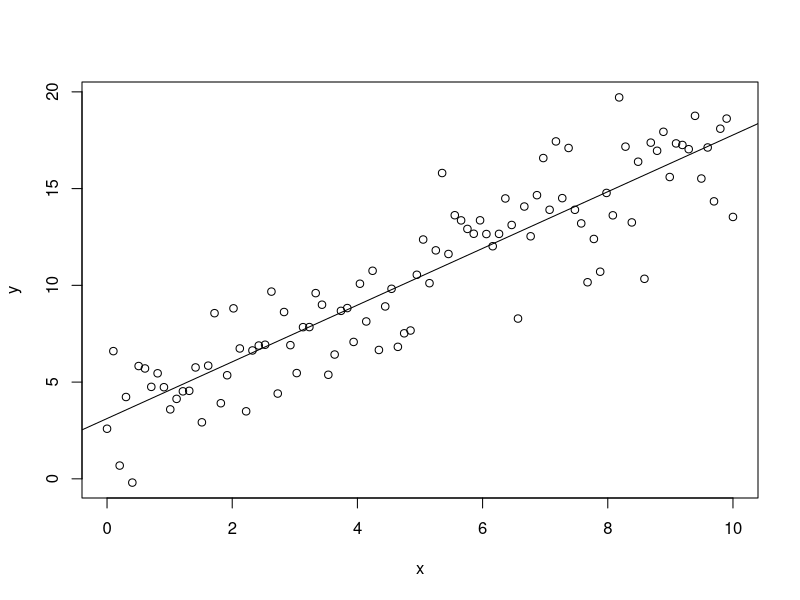
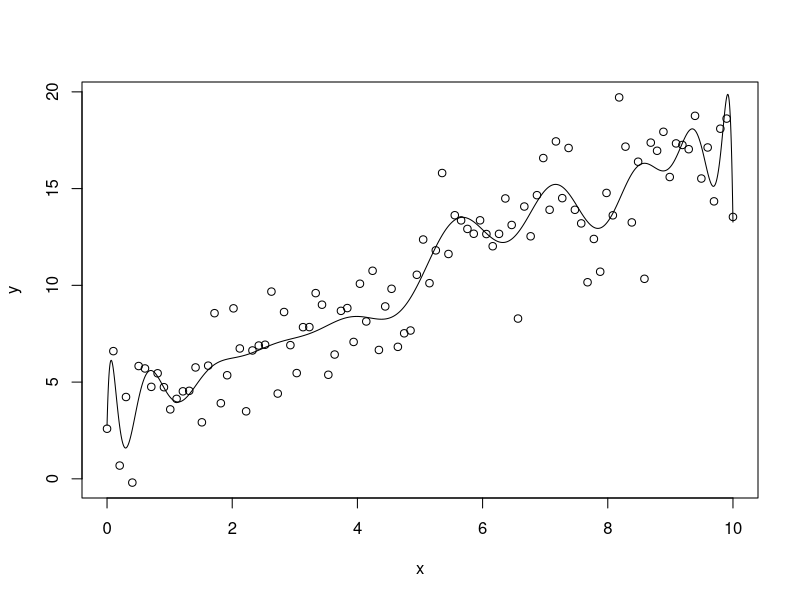
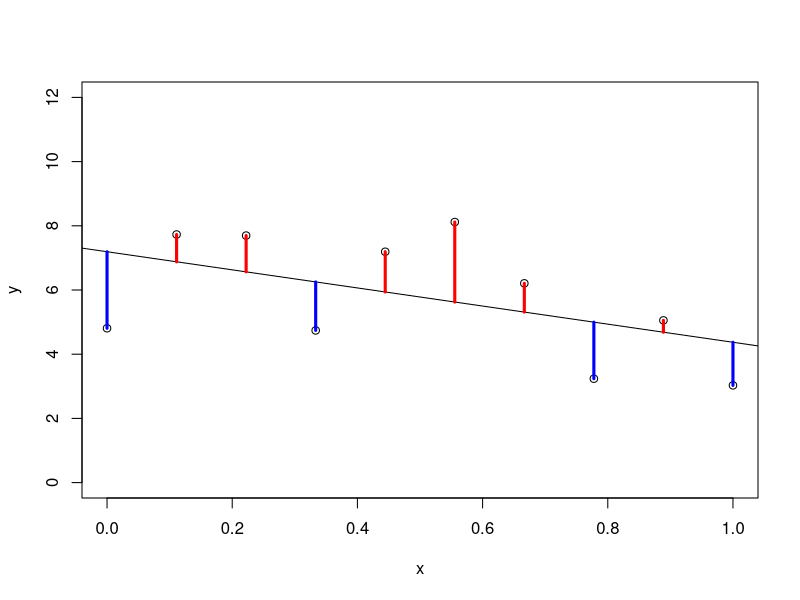
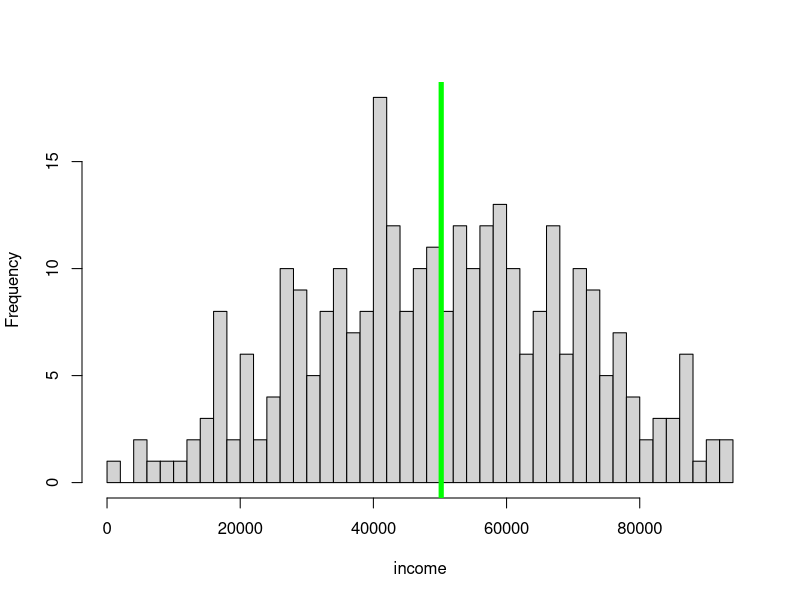
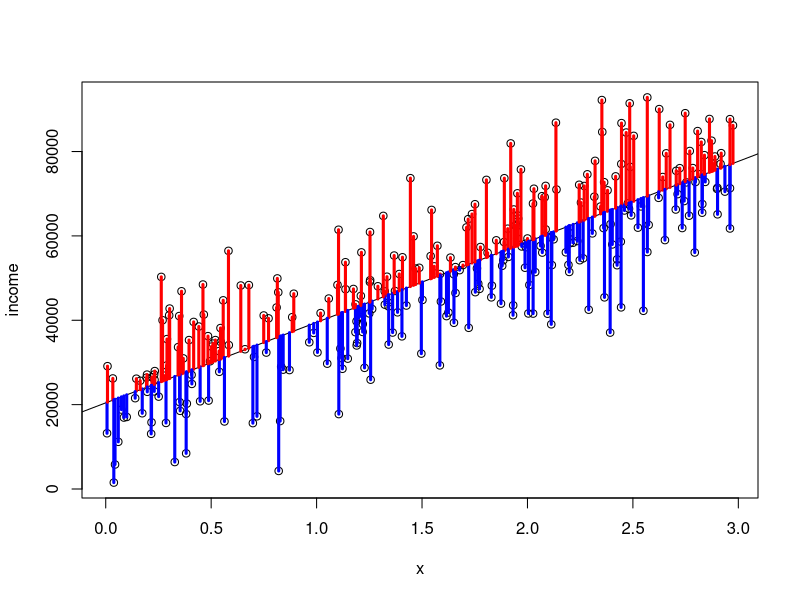
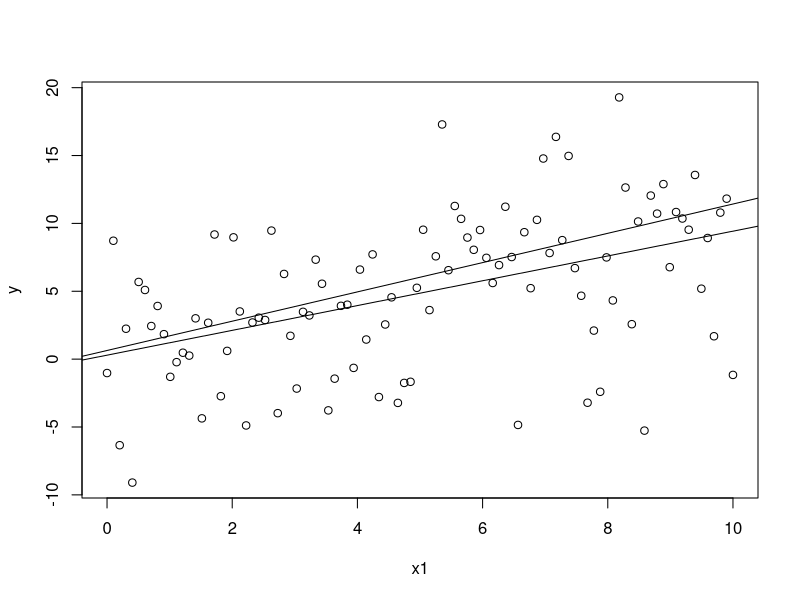
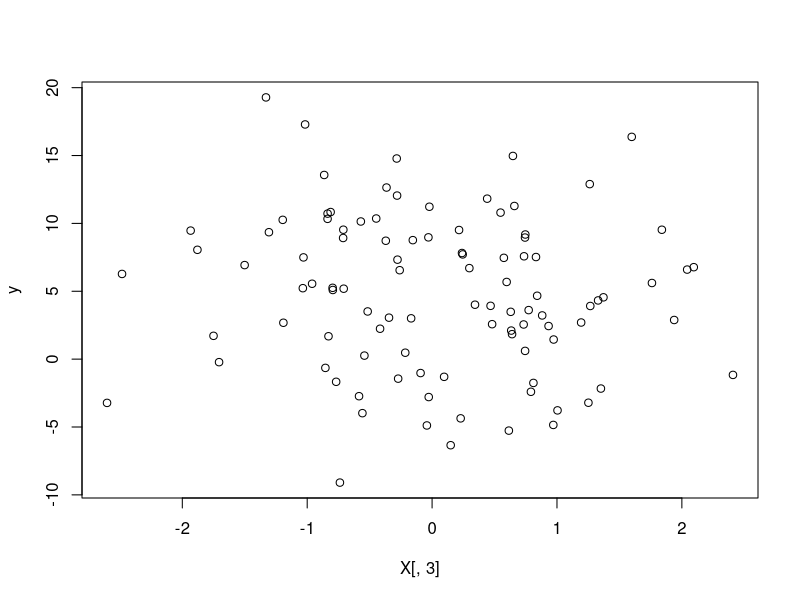

Write the R code that produced these figures, in order.
setwd("C:/Users/Adam/workspace/Wharton_Stat_422_722/lectures/lec01")
library(data.table)
#http://www4.stat.ncsu.edu/~boos/var.select/baseball.html
X = fread("baseball.csv")
X


n = 100
sigma = 2
set.seed(422.722)

x = seq(0, 10, length.out = n)
f_of_x = 3 + 1.5 * x #true... pretend it's hidden
e = rnorm(n, 0, sigma)
y = f_of_x + e
Xy = data.frame(x, y) #make dataframe

#parametric view: assume simple model: the straight line
mod = lm(y ~ ., Xy)
plot(x, y)
abline(mod)

#nonparametric view: allow model to be complex

mod = lm(y ~ poly(x, 20), Xy)
plot(x, y)
xstars = seq(min(x), max(x), length.out = 10000)
yhats = predict(mod, data.frame(x = xstars))
points(xstars, yhats, type = "l")



#example fits
n = 10
sigma = 2
set.seed(401)

x = seq(0, 1, length.out = 10)
y = 5 + 2 * x + rnorm(n, 0, sigma)
plot(x, y, ylim = c(0, 12))
mod = lm(y ~ x)
mod
yhats = predict(mod, data.frame(x = x))
abline(mod)
for (i in 1 : n){
 segments(x[i], y[i], x[i], yhats[i], 
          lwd = 3,
          col = ifelse(y[i] - yhats[i] < 0, "blue", "red")) 
}


#variance before and after
set.seed(422)
n = 300
x = runif(n, 0, 3)
y = pmax(20000 + 20000 * x + rnorm(n, 0, 10000), 0)
hist(y, br = 50, xlab = "income", main = "")
abline(v = mean(y), col = "green", lwd = 5)
mean(y)
es = y - mean(y)
SSE_0 = sum(es^2)
SSE_0

plot(x, y, ylab = "income")
#now fit the linear model
mod = lm(y ~ x)
abline(mod)

##now find yhats
yhats = predict(mod, data.frame(x = x))
#and the es
for (i in 1 : n){
  segments(x[i], y[i], x[i], yhats[i], 
           lwd = 3,
           col = ifelse(y[i] - yhats[i] < 0, "blue", "red")) 
}
es = y - yhats
#now get SSE now
SSE_f = sum(es^2)
SSE_f

SSE_delta = SSE_0 - SSE_f
SSE_delta

#as a proportion of the original, null model
SSE_delta / SSE_0

summary(mod)$r.squared



#####
set.seed(422)
n = 100

sigma = 5
x1 = seq(0, 10, length.out = n)
y = x1 + rnorm(n, 0, sigma)
plot(x1, y)
mod = lm(y ~ x1)
abline(mod)
summary(mod)

set.seed(421)
p = 100
Xjunk = matrix(rnorm(n*p), nrow = n)
X = cbind(x1, Xjunk)

mod = lm(y ~ X[, 1:80])
abline(mod)
summary(mod)
plot(X[,3], y)
